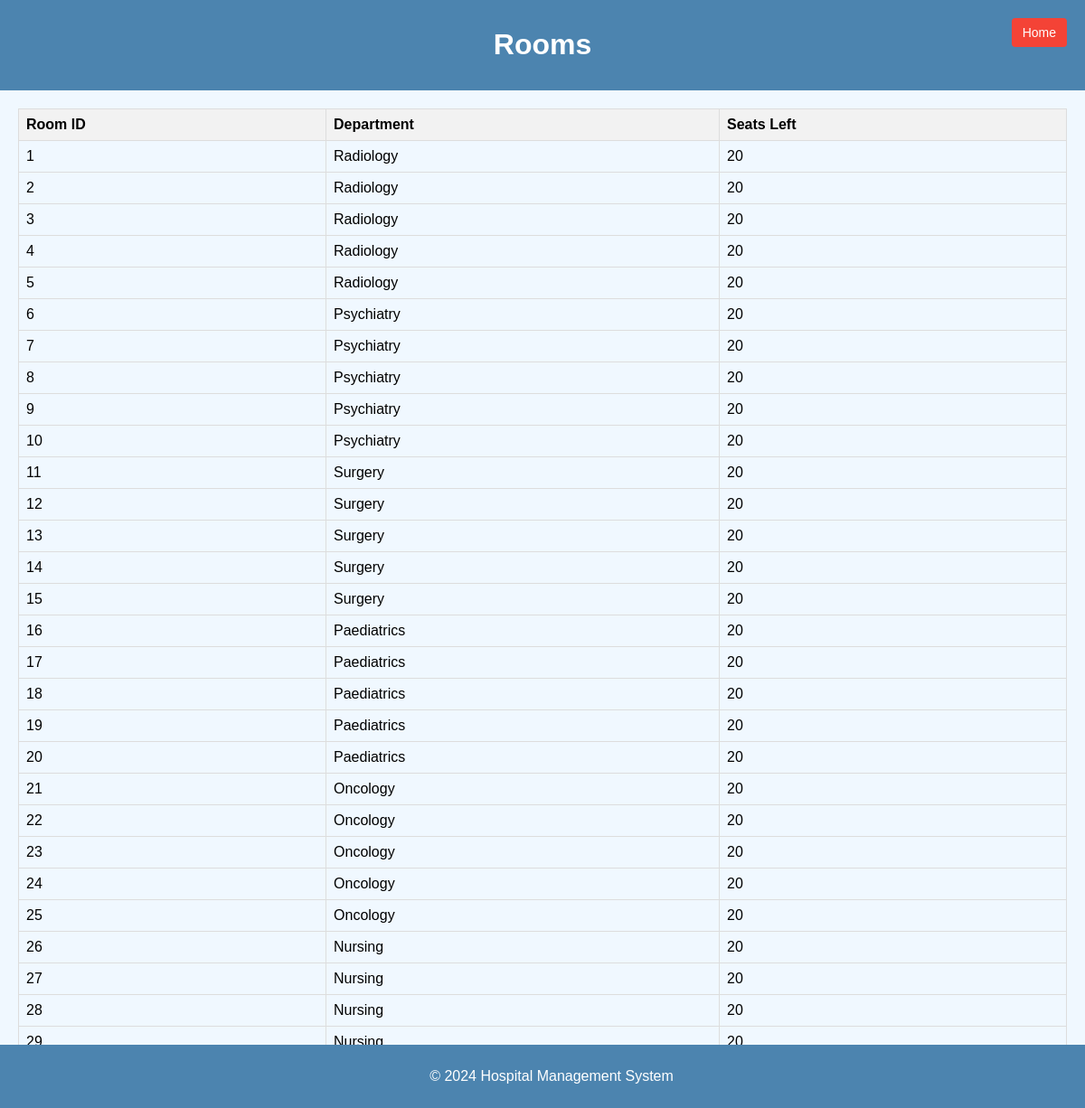
The page /all-rooms on the database its author committed.
### management/models.py (models this page shows)
class Room(models.Model):
    class Department(models.TextChoices):
        RADIOLOGY = 'Radiology'
        PSYCHIATRY = 'Psychiatry'
        SURGERY = 'Surgery'
        PAEDIATRICS = 'Paediatrics'
        ONCOLOGY = 'Oncology'
        NURSING = 'Nursing'
    department = models.CharField(
        max_length=11,
        choices=Department.choices,
        default=Department.NURSING
    )
    capacity = models.IntegerField(default=20)
    imageNum = models.CharField(max_length=20, default='default')

### management/views.py (the view)
# urls.py: path('all-rooms', AllRooms.as_view(), name='all-rooms'),
class AllRooms(TemplateView):
    template_name = 'rooms_view.html'
    def get_context_data(self, **kwargs):
        context = super().get_context_data(**kwargs)
        context["rooms"] = Room.objects.all()
        return context

### hospital/templates/rooms_view.html (shortened to what this page needs)
<!DOCTYPE html>
<html lang="en">
  <head>
    <link rel="stylesheet" href="style.css" />
  </head>
  <body>
    <header>
      <h1>Rooms</h1>
      <a href="/" class="home-btn">Home</a>
    </header>
    <main>
      <table>
        <thead>
          <tr>
            <th>Room ID</th>
            <th>Department</th>
            <th>Seats Left</th>
          </tr>
        </thead>
        <tbody>
          {% for room in rooms %}
          <tr>
            <td>{{ room.id }}</td>
            <td>{{ room.department }}</td>
            <td>{{ room.capacity }}</td>
          </tr>
          {% endfor %}
        </tbody>
      </table>
    </main>
    <footer>
      <p>&copy; 2024 Hospital Management System</p>
    </footer>
  </body>
</html>

### hospital/templates/style.css (style rules this page uses)
body { font-family: Arial, sans-serif; margin: 0; padding: 0; background-color: #f0f8ff; }
header, main, footer { padding: 10px; }
header { background-color: #4c84af; color: white; text-align: center; }
main { padding: 20px; }
footer { background-color: #4c84af; color: white; text-align: center; position: fixed; bottom: 0; width: 100%; }

### hospital/templates/rooms_view.html (style rules this page uses)
table { width: 100%; border-collapse: collapse; }
th, td { border: 1px solid #dddddd; padding: 8px; text-align: left; }
th { background-color: #f2f2f2; }
.home-btn { position: absolute; top: 20px; right: 20px; padding: 8px 12px; background-color: #f44336; color: white; border: none; border-radius: 4px; cursor: pointer; text-decoration: none; font-size: 14px; transition: background-color 0.3s; }

### rows shown on the page
Room: id "1", department "Radiology", capacity "20"
Room: id "2", department "Radiology", capacity "20"
Room: id "3", department "Radiology", capacity "20"
Room: id "4", department "Radiology", capacity "20"
Room: id "5", department "Radiology", capacity "20"
Room: id "6", department "Psychiatry", capacity "20"
Room: id "7", department "Psychiatry", capacity "20"
Room: id "8", department "Psychiatry", capacity "20"
Room: id "9", department "Psychiatry", capacity "20"
Room: id "10", department "Psychiatry", capacity "20"
Room: id "11", department "Surgery", capacity "20"
Room: id "12", department "Surgery", capacity "20"
Room: id "13", department "Surgery", capacity "20"
Room: id "14", department "Surgery", capacity "20"
Room: id "15", department "Surgery", capacity "20"
Room: id "16", department "Paediatrics", capacity "20"
Room: id "17", department "Paediatrics", capacity "20"
Room: id "18", department "Paediatrics", capacity "20"
Room: id "19", department "Paediatrics", capacity "20"
Room: id "20", department "Paediatrics", capacity "20"
Room: id "21", department "Oncology", capacity "20"
Room: id "22", department "Oncology", capacity "20"
Room: id "23", department "Oncology", capacity "20"
Room: id "24", department "Oncology", capacity "20"
Room: id "25", department "Oncology", capacity "20"
Room: id "26", department "Nursing", capacity "20"
Room: id "27", department "Nursing", capacity "20"
Room: id "28", department "Nursing", capacity "20"
Room: id "29", department "Nursing", capacity "20"
